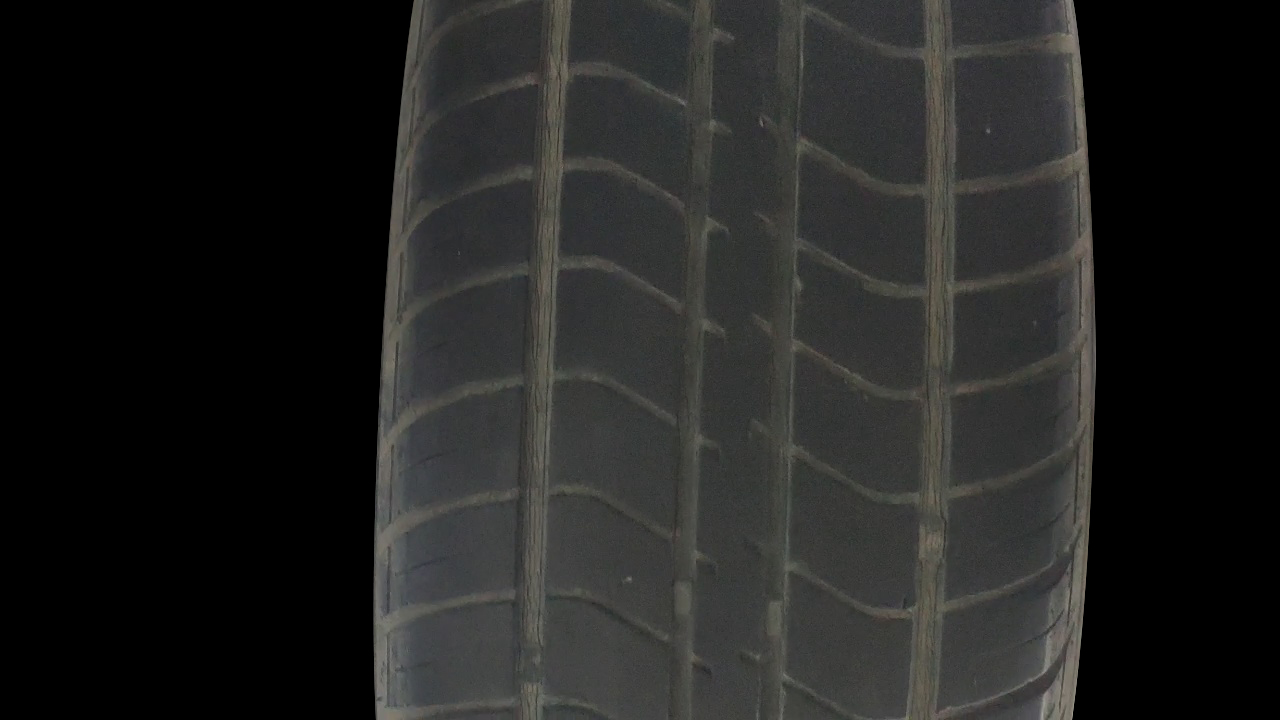
#> input picture Tire_tread_defect_detection/TireTest_20200708/code4/1/frame101.jpg, 1280 x 720 px, found by its file name
$ python test.py
#> lines starting #> are read from the running program, lines starting #| are printed output that depends on the picture; after the words box and inside, x2 and y2 are one past the last pixel; in counts of white or black regions, pixels touching at a corner belong together
import cv2
import numpy as np

image = cv2.imread('D:/Tire_Test/code4/1/frame101.jpg')
#> image is the input picture: shape (720, 1280, 3); mean B, G, R 33.3, 34.5, 34.2

blur = cv2.medianBlur(image, 7)
gray = cv2.cvtColor(blur, cv2.COLOR_BGR2GRAY)
thresh = cv2.adaptiveThreshold(gray,255,cv2.ADAPTIVE_THRESH_GAUSSIAN_C, cv2.THRESH_BINARY,11,3)
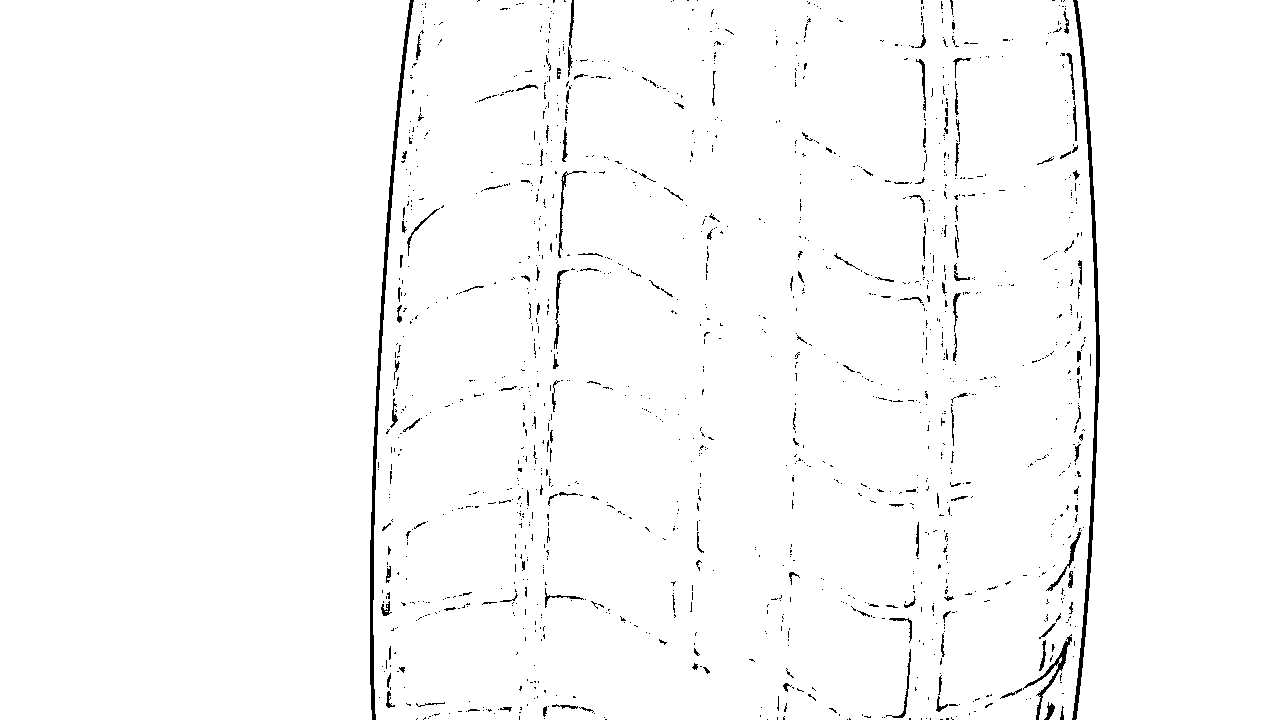
#> thresh: shape (720, 1280); 98.2% white; 1374 black regions (1223 under 20 px), largest, box (x1, y1, x2, y2) and area: (1072, 0, 1100, 720) 2723, (370, 0, 414, 720) 2576, (1023, 634, 1072, 720) 489

canny = cv2.Canny(thresh, 120, 255, 1)
#> canny: shape (720, 1280); 1.9% white in thin lines or dots, all inside (x1, y1, x2, y2) = (369, 0, 1100, 720)
kernel = cv2.getStructuringElement(cv2.MORPH_RECT, (5,5))
opening = cv2.morphologyEx(canny, cv2.MORPH_CLOSE, kernel)
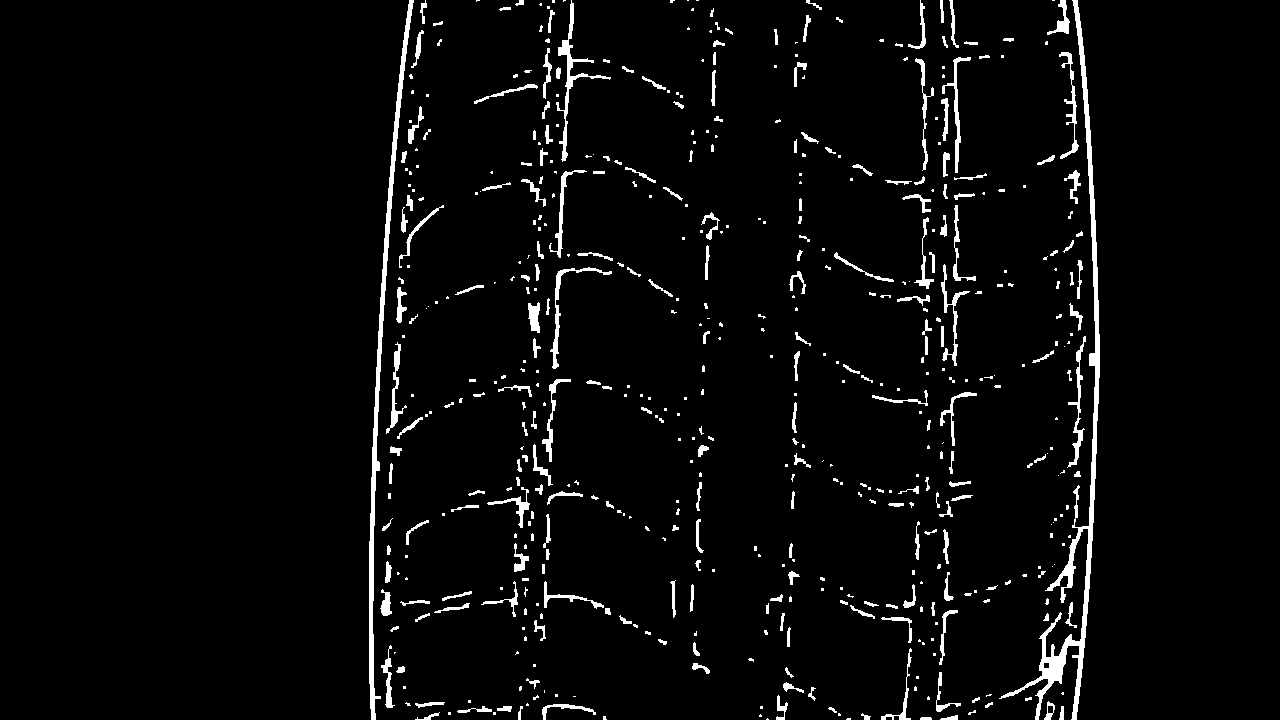
#> opening: shape (720, 1280); 3.7% white; 534 white regions (287 under 20 px), largest, box (x1, y1, x2, y2) and area: (999, 0, 1100, 720) 5521, (369, 0, 414, 720) 3356, (556, 0, 611, 162) 945
dilate = cv2.dilate(opening, kernel, iterations=2)
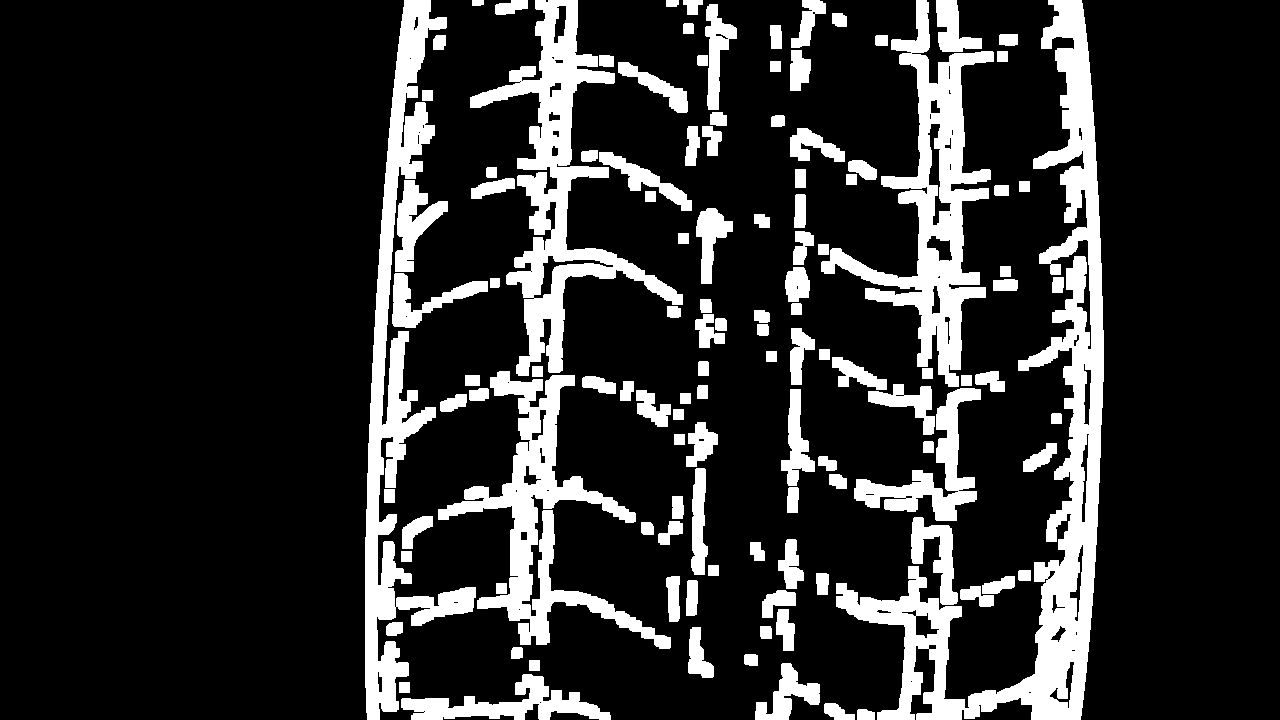
#> dilate: shape (720, 1280); 17.4% white; 120 white regions

cnts = cv2.findContours(dilate, cv2.RETR_TREE, cv2.CHAIN_APPROX_SIMPLE)
#> cnts = 186 contours, 31 with area under 20; largest, box (x1, y1, x2, y2) and area: (836, 0, 1104, 720) 34645, (365, 0, 476, 720) 18746, (821, 0, 994, 387) 17798, (470, 0, 683, 376) 17690, (438, 371, 671, 649) 13899
cnts = cnts[0] if len(cnts) == 2 else cnts[1]

min_area = 3000
for c in cnts:
    area = cv2.contourArea(c)
    if area > min_area:
        cv2.drawContours(image, [c], -1, (36, 255, 12), 2)
#> this loop made 186 passes
#> area on passes 1, 2, 4: 153, 292, 3625.5
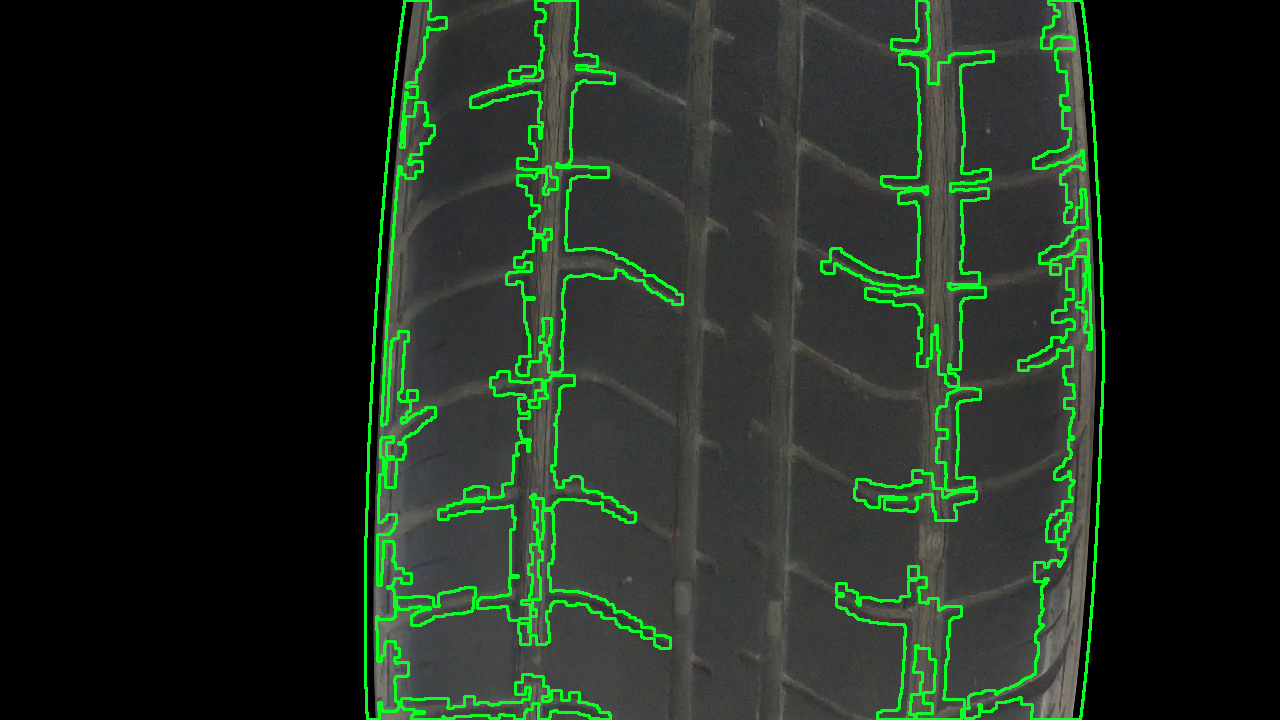
#> image: shape (720, 1280, 3); 4.77% of pixels changed, all inside (x1, y1, x2, y2) = (364, 0, 1105, 720)

cv2.imshow('image', image)
cv2.imwrite('D:/Tire_Test/code4/1/frame1011.jpg', image)
cv2.waitKey(0)
